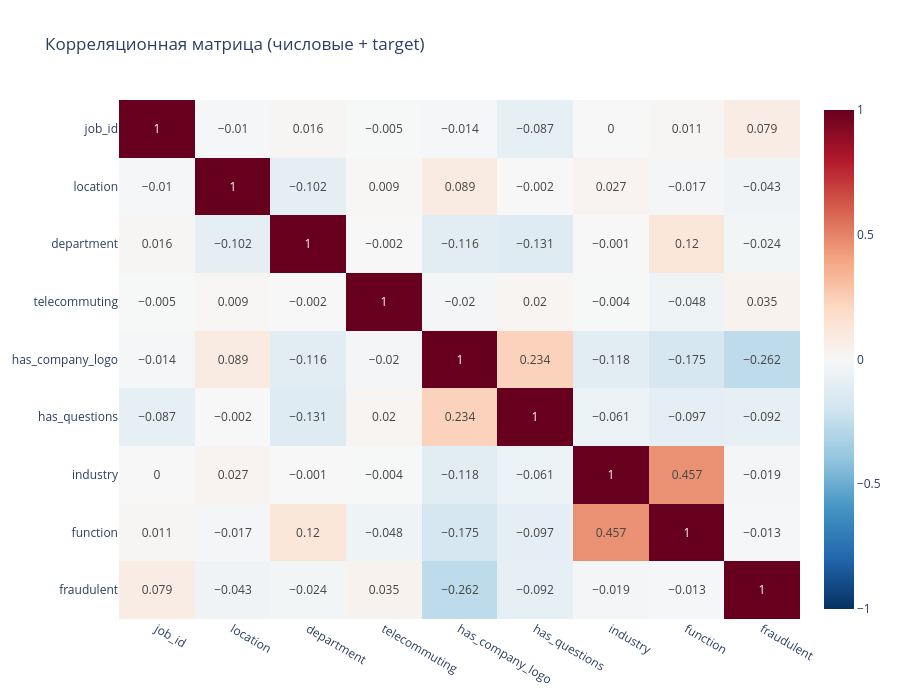
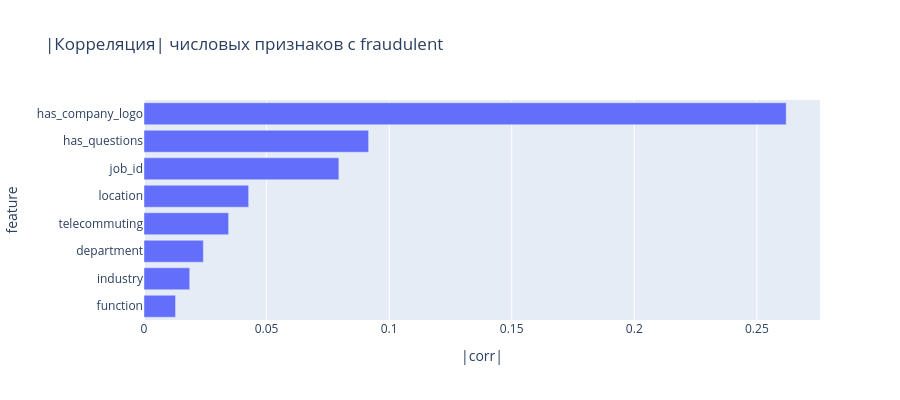

Notebook code cell kept with these figures, in order:
### Markdown cell above
## 3. Числовые признаки vs target
Корреляции Пирсона с таргетом. Те признаки, у которых |corr| > 0.05, уже информативны на фоне 5% positive rate.

### Code cell
corr_matrix = DF[num_cols + [TARGET]].corr(numeric_only=True)
corr_target = corr_matrix[TARGET].drop(TARGET).sort_values(key=lambda s: s.abs(), ascending=False)

print('Top-10 корреляций с target по |corr|:')
print(corr_target.head(10).round(4).to_string())
print('\nBottom-5 (самые слабые):')
print(corr_target.tail(5).round(4).to_string())

# Plot 3 — heatmap
fig3 = px.imshow(
    corr_matrix.round(3),
    text_auto=True,
    aspect='auto',
    color_continuous_scale='RdBu_r',
    zmin=-1, zmax=1,
    title='Корреляционная матрица (числовые + target)'
)
fig3.update_layout(height=700)
FIGS.append(fig3)
fig3.show()

# Plot 4 — bar chart |corr| with target
corr_abs = corr_target.abs().sort_values(ascending=True)
fig4 = px.bar(
    x=corr_abs.values,
    y=corr_abs.index,
    orientation='h',
    title='|Корреляция| числовых признаков с fraudulent',
    labels={'x': '|corr|', 'y': 'feature'}
)
fig4.update_layout(height=max(400, 25 * len(corr_abs)))
FIGS.append(fig4)
fig4.show()

### Figure 1 — Plotly figure (JSON) as saved in the notebook; plotly's stock layout.template omitted (floating-point values rounded to 4 significant figures)
{"data": [{"coloraxis": "coloraxis", "hovertemplate": "x: %{x}<br>y: %{y}<br>color: %{z}<extra></extra>", "name": "0", "texttemplate": "%{z}", "type": "heatmap", "x": ["job_id", "location", "department", "telecommuting", "has_company_logo", "has_questions", "industry", "function", "fraudulent"], "xaxis": "x", "y": ["job_id", "location", "department", "telecommuting", "has_company_logo", "has_questions", "industry", "function", "fraudulent"], "yaxis": "y", "z": [[1.0, -0.01, 0.016, -0.005, -0.014, -0.087, 0.0, 0.011, 0.079], [-0.01, 1.0, -0.102, 0.009, 0.089, -0.002, 0.027, -0.017, -0.043], [0.016, -0.102, 1.0, -0.002, -0.116, -0.131, -0.001, 0.12, -0.024], [-0.005, 0.009, -0.002, 1.0, -0.02, 0.02, -0.004, -0.048, 0.035], [-0.014, 0.089, -0.116, -0.02, 1.0, 0.234, -0.118, -0.175, -0.262], [-0.087, -0.002, -0.131, 0.02, 0.234, 1.0, -0.061, -0.097, -0.092], [0.0, 0.027, -0.001, -0.004, -0.118, -0.061, 1.0, 0.457, -0.019], [0.011, -0.017, 0.12, -0.048, -0.175, -0.097, 0.457, 1.0, -0.013], [0.079, -0.043, -0.024, 0.035, -0.262, -0.092, -0.019, -0.013, 1.0]]}], "layout": {"coloraxis": {"cmax": 1, "cmin": -1, "colorscale": [[0.0, "rgb(5,48,97)"], [0.1, "rgb(33,102,172)"], [0.2, "rgb(67,147,195)"], [0.3, "rgb(146,197,222)"], [0.4, "rgb(209,229,240)"], [0.5, "rgb(247,247,247)"], [0.6, "rgb(253,219,199)"], [0.7, "rgb(244,165,130)"], [0.8, "rgb(214,96,77)"], [0.9, "rgb(178,24,43)"], [1.0, "rgb(103,0,31)"]]}, "height": 700, "title": {"text": "Корреляционная матрица (числовые + target)"}, "xaxis": {"anchor": "y", "domain": [0.0, 1.0]}, "yaxis": {"anchor": "x", "autorange": "reversed", "domain": [0.0, 1.0]}}}

### Figure 2 — Plotly figure (JSON) as saved in the notebook; plotly's stock layout.template omitted (floating-point values rounded to 4 significant figures)
{"data": [{"hovertemplate": "|corr|=%{x}<br>feature=%{y}<extra></extra>", "legendgroup": "", "marker": {"color": "#636efa", "pattern": {"shape": ""}}, "name": "", "orientation": "h", "showlegend": false, "textposition": "auto", "type": "bar", "x": [0.01287, 0.01866, 0.02421, 0.03452, 0.04269, 0.07949, 0.09163, 0.262], "xaxis": "x", "y": ["function", "industry", "department", "telecommuting", "location", "job_id", "has_questions", "has_company_logo"], "yaxis": "y"}], "layout": {"barmode": "relative", "height": 400, "legend": {"tracegroupgap": 0}, "title": {"text": "|Корреляция| числовых признаков с fraudulent"}, "xaxis": {"anchor": "y", "domain": [0.0, 1.0], "title": {"text": "|corr|"}}, "yaxis": {"anchor": "x", "domain": [0.0, 1.0], "title": {"text": "feature"}}}}
